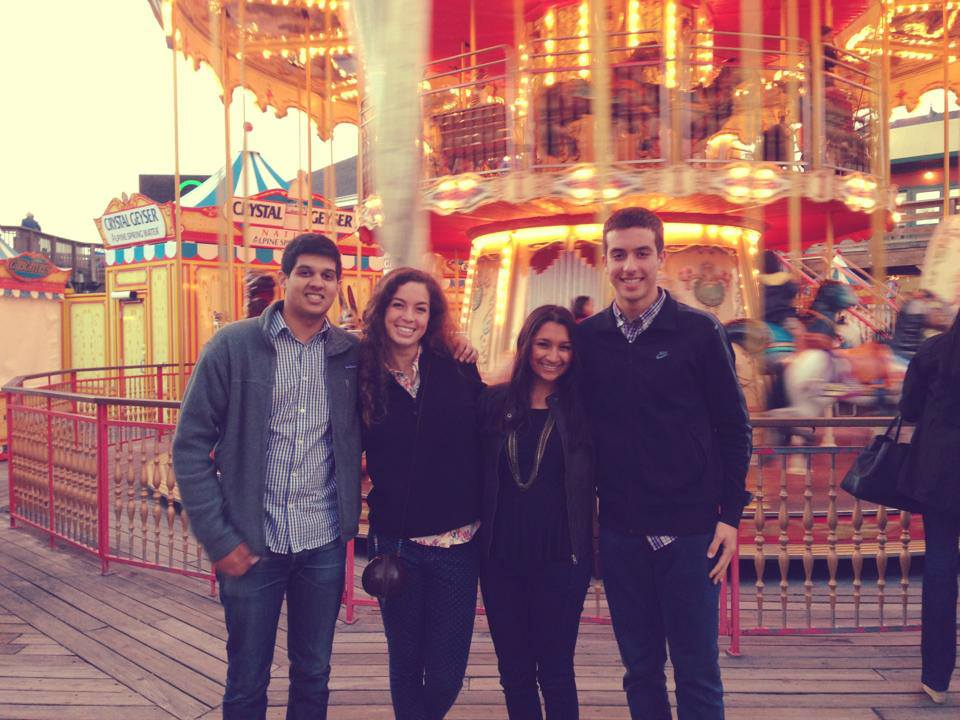
%> input picture Content_Aware_Image_Resizing/friends.jpg, 960 x 720 px
$ octave --eval "result = energy_image(imread('friends.jpg'));"   (GNU Octave 9; MATLAB toolbox functions it lacks are replaced by stand-ins)
%> lines starting %> are read from the running program, lines starting %| are printed output that depends on the picture
function energyImage = energy_image(im)
    im2 = rgb2gray(im);
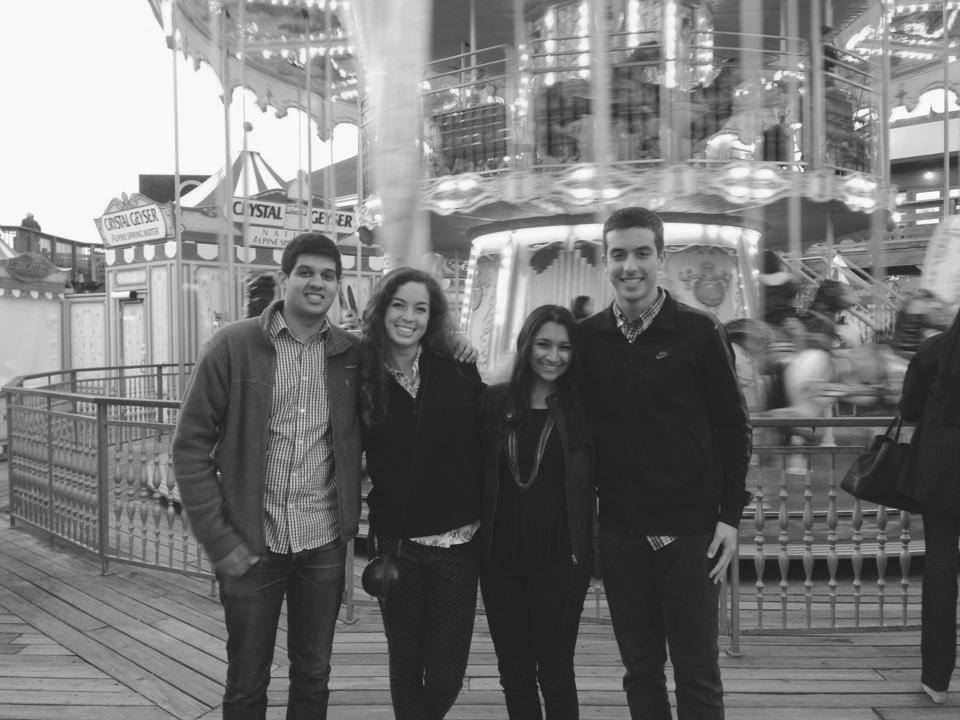
%> im2: size 720x960 uint8; min 13, max 254, mean 119.8
    im3 = double(im2);
    h = fspecial('prewitt');
    energyImage = imfilter(im3,h,'replicate');
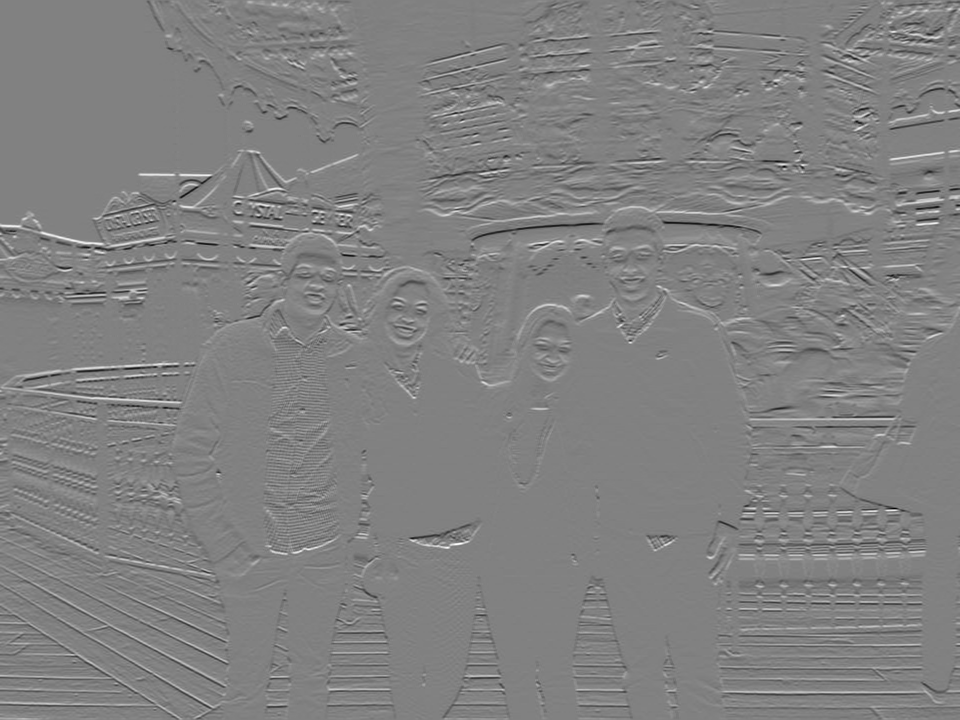
%> energyImage: size 720x960 double; min -480, max 467, mean 0.5; drawn with min black and max white

$ run again, on Content_Aware_Image_Resizing/inputSeamCarvingMall.jpg
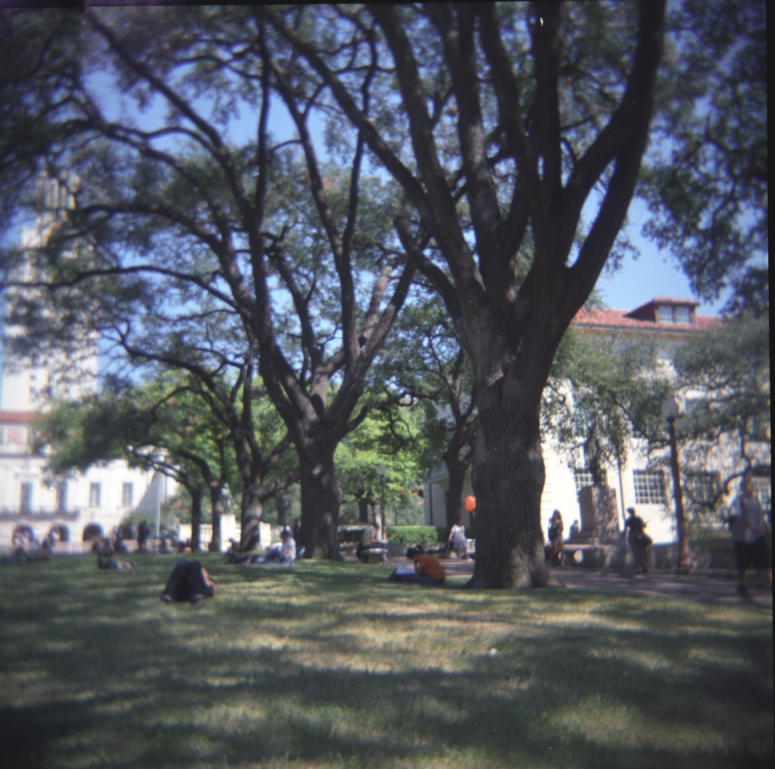
%> input picture Content_Aware_Image_Resizing/inputSeamCarvingMall.jpg, 775 x 769 px
%> in energy_image, `im2 = rgb2gray(im);`:
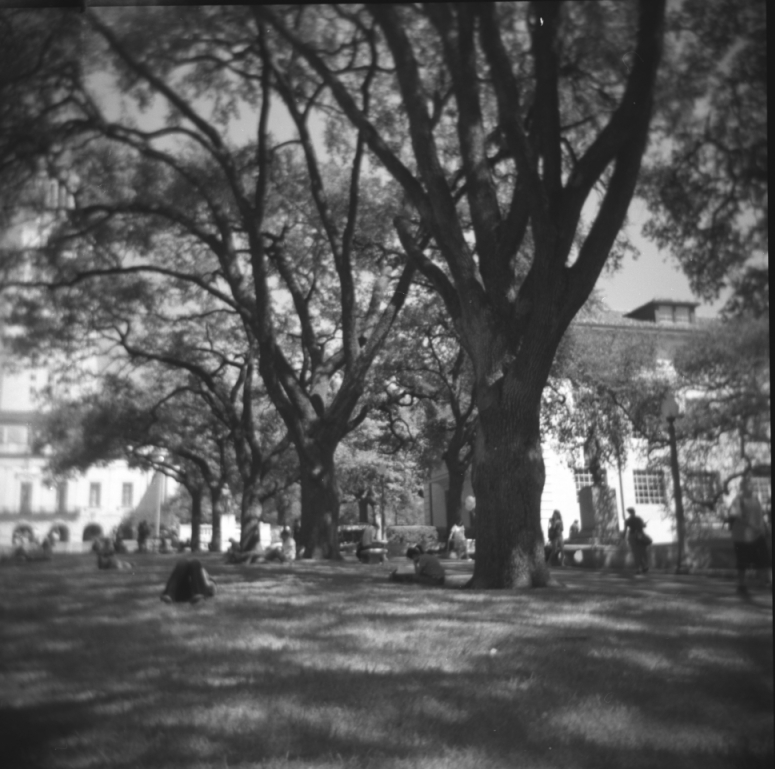
%> im2: size 769x775 uint8; min 20, max 255, mean 88
%> in energy_image, `energyImage = imfilter(im3,h,'replicate');`:
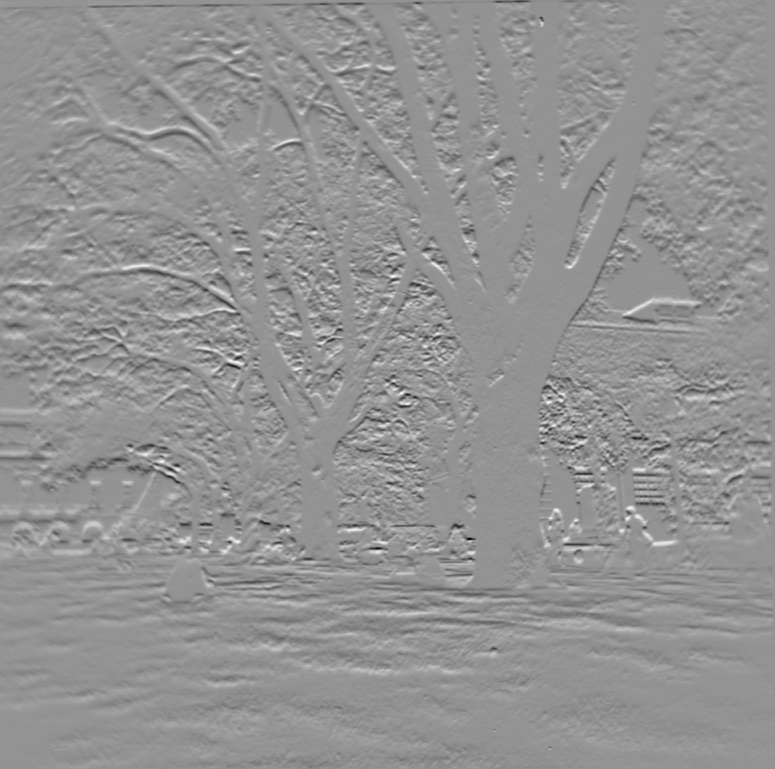
%> energyImage: size 769x775 double; min -423, max 310, mean -0.3; drawn with min black and max white

$ run again, on Content_Aware_Image_Resizing/inputSeamCarvingPrague.jpg
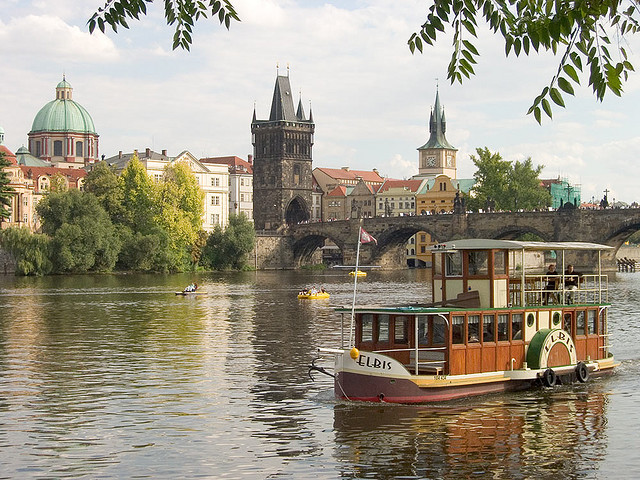
%> input picture Content_Aware_Image_Resizing/inputSeamCarvingPrague.jpg, 640 x 480 px
%> in energy_image, `im2 = rgb2gray(im);`:
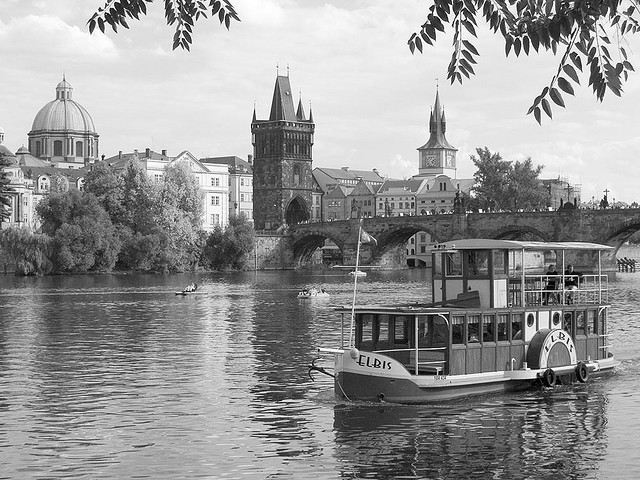
%> im2: size 480x640 uint8; min 0, max 255, mean 149.8
%> in energy_image, `energyImage = imfilter(im3,h,'replicate');`:
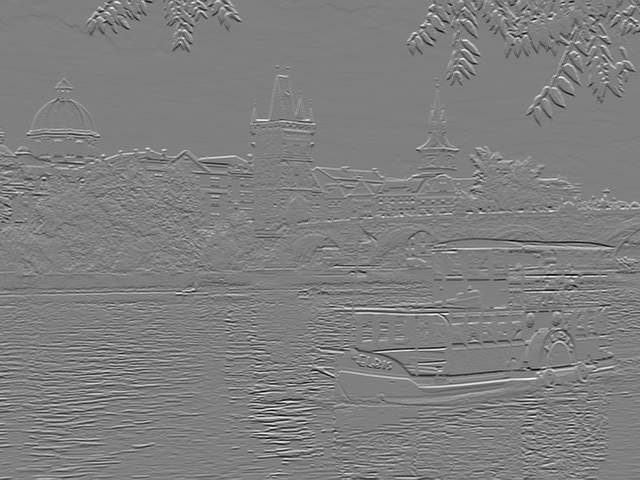
%> energyImage: size 480x640 double; min -736, max 735, mean 0.5; drawn with min black and max white
